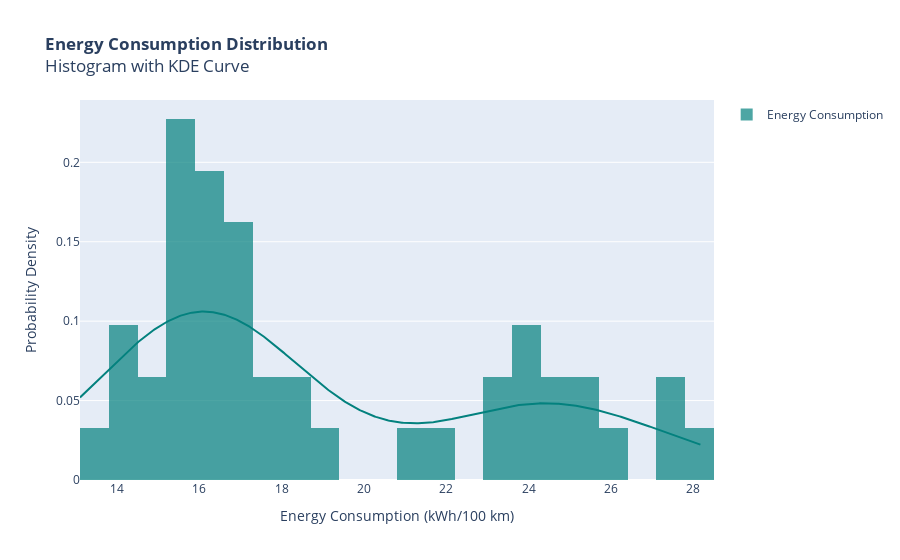

Here is the notebook cell this chart was saved with:
### Code cell
clean_data = df['mean - Energy consumption [kWh/100 km]'].dropna()
fig = ff.create_distplot(
    [clean_data],    
    group_labels=['Energy Consumption'],
    bin_size=0.7,                  
    show_hist=True,
    show_curve=True,
    show_rug=False,
    colors=["#03817E"]
)

fig.update_layout(
    title="<b>Energy Consumption Distribution</b><br>Histogram with KDE Curve",
    xaxis_title="Energy Consumption (kWh/100 km)",
    yaxis_title="Probability Density"
)

fig.show()

### Figure 1 — Plotly figure (JSON) as saved in the notebook; plotly's stock layout.template omitted (floating-point values rounded to 4 significant figures; data arrays with more than 128 entries replaced by an {"elided": "..."} marker saying what was removed)
{"data": [{"autobinx": false, "histnorm": "probability density", "legendgroup": "Energy Consumption", "marker": {"color": "#03817E"}, "name": "Energy Consumption", "opacity": 0.7, "type": "histogram", "x": [24.45, 23.8, 27.55, 23.3, 23.85, 27.2, 13.1, 14.3, 18.8, 15.6, 17.2, 17.5, 13.8, 15.0, 15.4, 21.2, 15.3, 15.9, 15.6, 15.7, 14.5, 21.85, 16.75, 18.5, 17.1, 16.65, 17.6, 16.4, 23.4, 24.1, 24.85, 25.1, 16.5, 16.5, 15.45, 16.35, 17.0, 14.0, 15.4, 15.9, 18.0, 25.2, 28.2, 25.9], "xaxis": "x", "xbins": {"end": 28.2, "size": 0.7, "start": 13.1}, "yaxis": "y"}, {"legendgroup": "Energy Consumption", "marker": {"color": "#03817E"}, "mode": "lines", "name": "Energy Consumption", "showlegend": false, "type": "scatter", "x": {"elided": "500 float values"}, "xaxis": "x", "y": {"elided": "500 float values"}, "yaxis": "y"}], "layout": {"barmode": "overlay", "hovermode": "closest", "legend": {"traceorder": "reversed"}, "title": {"text": "<b>Energy Consumption Distribution</b><br>Histogram with KDE Curve"}, "xaxis": {"anchor": "y2", "domain": [0, 1], "title": {"text": "Energy Consumption (kWh/100 km)"}, "zeroline": false}, "yaxis": {"anchor": "free", "domain": [0, 1], "position": 0, "title": {"text": "Probability Density"}}}}
